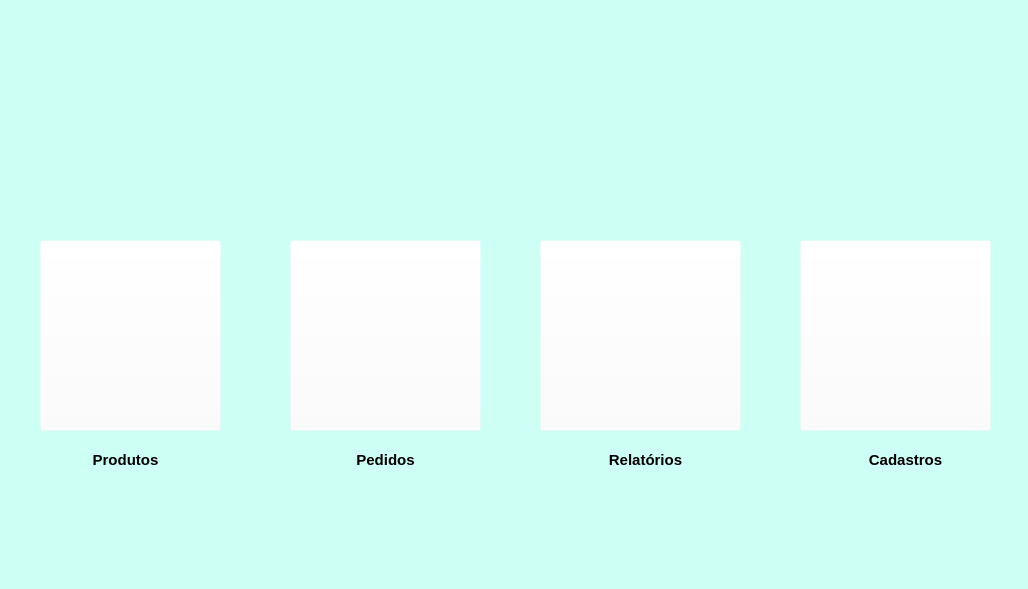
<?xml version="1.0" encoding="UTF-8"?>
<ui version="4.0">
 <class>Janela</class>
 <widget class="QMainWindow" name="Janela">
  <property name="geometry">
   <rect>
    <x>0</x>
    <y>0</y>
    <width>1028</width>
    <height>589</height>
   </rect>
  </property>
  <property name="minimumSize">
   <size>
    <width>1028</width>
    <height>589</height>
   </size>
  </property>
  <property name="maximumSize">
   <size>
    <width>1028</width>
    <height>589</height>
   </size>
  </property>
  <property name="windowTitle">
   <string>Início</string>
  </property>
  <property name="windowIcon">
   <iconset>
    <normaloff>favicon.png</normaloff>favicon.png</iconset>
  </property>
  <property name="styleSheet">
   <string notr="true">background-color: rgb(206, 255, 245);</string>
  </property>
  <widget class="QWidget" name="centralwidget">
   <widget class="QLabel" name="titulo_inicio">
    <property name="geometry">
     <rect>
      <x>100</x>
      <y>10</y>
      <width>831</width>
      <height>111</height>
     </rect>
    </property>
    <property name="text">
     <string/>
    </property>
    <property name="pixmap">
     <pixmap>titulo_janela.png</pixmap>
    </property>
    <property name="scaledContents">
     <bool>true</bool>
    </property>
   </widget>
   <widget class="QLabel" name="label">
    <property name="geometry">
     <rect>
      <x>0</x>
      <y>440</y>
      <width>251</width>
      <height>41</height>
     </rect>
    </property>
    <property name="styleSheet">
     <string notr="true">font: 8pt &quot;Quicksand&quot;;
</string>
    </property>
    <property name="text">
     <string>&lt;html&gt;&lt;head/&gt;&lt;body&gt;&lt;p align=&quot;center&quot;&gt;&lt;span style=&quot; font-size:11pt; font-weight:600;&quot;&gt;Produtos&lt;/span&gt;&lt;/p&gt;&lt;/body&gt;&lt;/html&gt;</string>
    </property>
   </widget>
   <widget class="QLabel" name="label_2">
    <property name="geometry">
     <rect>
      <x>520</x>
      <y>440</y>
      <width>251</width>
      <height>41</height>
     </rect>
    </property>
    <property name="styleSheet">
     <string notr="true">font: 8pt &quot;Quicksand&quot;;
</string>
    </property>
    <property name="text">
     <string>&lt;html&gt;&lt;head/&gt;&lt;body&gt;&lt;p align=&quot;center&quot;&gt;&lt;span style=&quot; font-size:11pt; font-weight:600;&quot;&gt;Relatórios&lt;/span&gt;&lt;/p&gt;&lt;/body&gt;&lt;/html&gt;</string>
    </property>
   </widget>
   <widget class="QLabel" name="label_3">
    <property name="geometry">
     <rect>
      <x>260</x>
      <y>440</y>
      <width>251</width>
      <height>41</height>
     </rect>
    </property>
    <property name="styleSheet">
     <string notr="true">font: 8pt &quot;Quicksand&quot;;
</string>
    </property>
    <property name="text">
     <string>&lt;html&gt;&lt;head/&gt;&lt;body&gt;&lt;p align=&quot;center&quot;&gt;&lt;span style=&quot; font-size:11pt; font-weight:600;&quot;&gt;Pedidos&lt;/span&gt;&lt;/p&gt;&lt;/body&gt;&lt;/html&gt;</string>
    </property>
   </widget>
   <widget class="QLabel" name="label_4">
    <property name="geometry">
     <rect>
      <x>780</x>
      <y>440</y>
      <width>251</width>
      <height>41</height>
     </rect>
    </property>
    <property name="styleSheet">
     <string notr="true">font: 8pt &quot;Quicksand&quot;;
</string>
    </property>
    <property name="text">
     <string>&lt;html&gt;&lt;head/&gt;&lt;body&gt;&lt;p align=&quot;center&quot;&gt;&lt;span style=&quot; font-size:11pt; font-weight:600;&quot;&gt;Cadastros&lt;/span&gt;&lt;/p&gt;&lt;/body&gt;&lt;/html&gt;</string>
    </property>
   </widget>
   <widget class="QLabel" name="icone_caixa">
    <property name="geometry">
     <rect>
      <x>30</x>
      <y>240</y>
      <width>191</width>
      <height>181</height>
     </rect>
    </property>
    <property name="text">
     <string/>
    </property>
    <property name="pixmap">
     <pixmap>icone_caixa.png</pixmap>
    </property>
    <property name="scaledContents">
     <bool>true</bool>
    </property>
   </widget>
   <widget class="QLabel" name="icone_cliente">
    <property name="geometry">
     <rect>
      <x>310</x>
      <y>250</y>
      <width>151</width>
      <height>161</height>
     </rect>
    </property>
    <property name="text">
     <string/>
    </property>
    <property name="pixmap">
     <pixmap>icone_cliente.png</pixmap>
    </property>
    <property name="scaledContents">
     <bool>true</bool>
    </property>
   </widget>
   <widget class="QLabel" name="icone_relatorio">
    <property name="geometry">
     <rect>
      <x>550</x>
      <y>240</y>
      <width>181</width>
      <height>181</height>
     </rect>
    </property>
    <property name="text">
     <string/>
    </property>
    <property name="pixmap">
     <pixmap>icone_relatorio.png</pixmap>
    </property>
    <property name="scaledContents">
     <bool>true</bool>
    </property>
   </widget>
   <widget class="QLabel" name="icone_velas">
    <property name="geometry">
     <rect>
      <x>800</x>
      <y>240</y>
      <width>191</width>
      <height>181</height>
     </rect>
    </property>
    <property name="text">
     <string/>
    </property>
    <property name="pixmap">
     <pixmap>icone_velas.png</pixmap>
    </property>
    <property name="scaledContents">
     <bool>true</bool>
    </property>
   </widget>
   <widget class="QPushButton" name="botao_cadastrar_pacote">
    <property name="geometry">
     <rect>
      <x>40</x>
      <y>240</y>
      <width>181</width>
      <height>191</height>
     </rect>
    </property>
    <property name="styleSheet">
     <string notr="true">background-color: rgba(255, 255, 255, 0.05);</string>
    </property>
    <property name="text">
     <string/>
    </property>
   </widget>
   <widget class="QPushButton" name="botao_cadastrar_pedido">
    <property name="geometry">
     <rect>
      <x>290</x>
      <y>240</y>
      <width>191</width>
      <height>191</height>
     </rect>
    </property>
    <property name="styleSheet">
     <string notr="true">background-color: rgba(255, 255, 255, 0.05);</string>
    </property>
    <property name="text">
     <string/>
    </property>
   </widget>
   <widget class="QPushButton" name="botao_relatorio">
    <property name="geometry">
     <rect>
      <x>540</x>
      <y>240</y>
      <width>201</width>
      <height>191</height>
     </rect>
    </property>
    <property name="styleSheet">
     <string notr="true">background-color: rgba(255, 255, 255, 0.05);</string>
    </property>
    <property name="text">
     <string/>
    </property>
   </widget>
   <widget class="QPushButton" name="botao_montar_produtos">
    <property name="geometry">
     <rect>
      <x>800</x>
      <y>240</y>
      <width>191</width>
      <height>191</height>
     </rect>
    </property>
    <property name="styleSheet">
     <string notr="true">background-color: rgba(255, 255, 255, 0.05);</string>
    </property>
    <property name="text">
     <string/>
    </property>
   </widget>
  </widget>
 </widget>
 <resources/>
 <connections/>
</ui>
